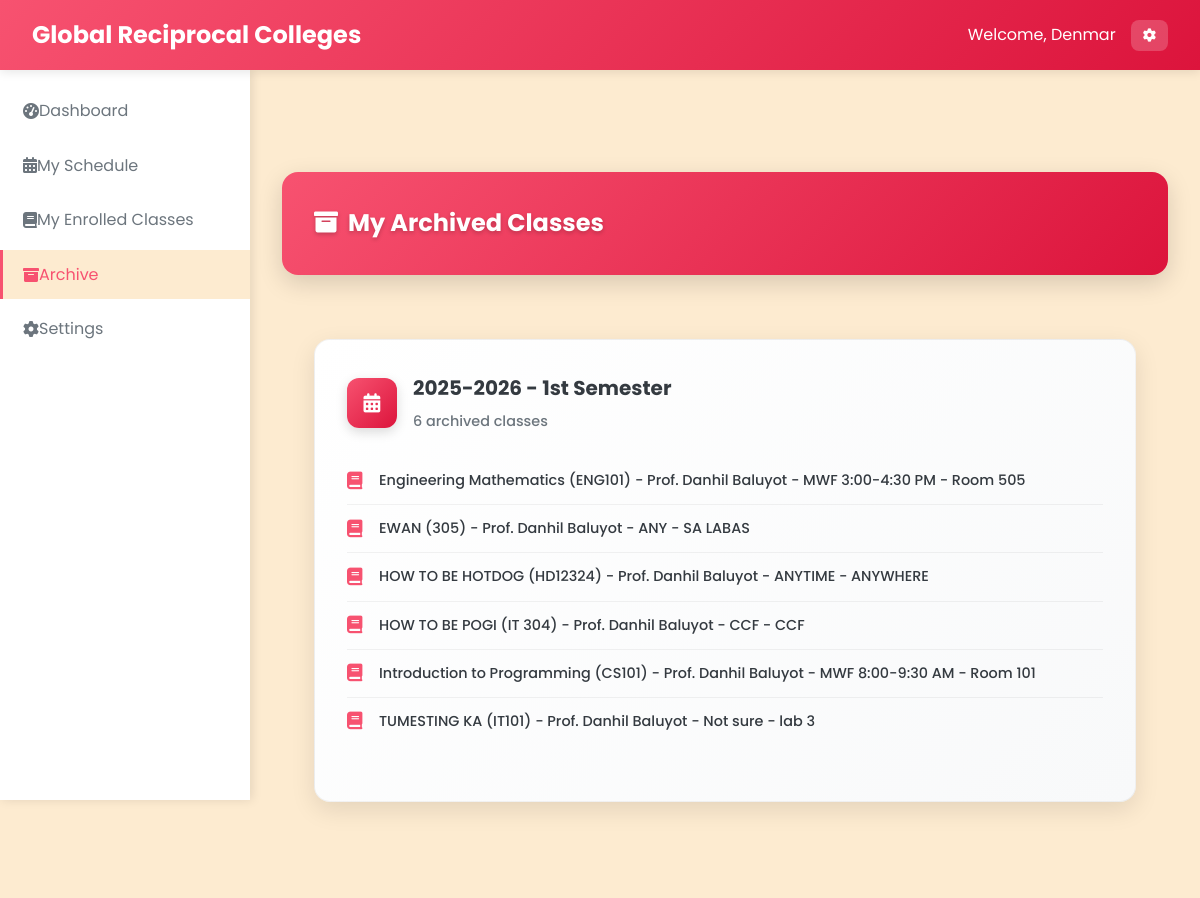
The page /Student/student_archive.php (signed in) on the database its author committed.
### tables this page shows
CREATE TABLE `classes` (
  `class_id` varchar(20) NOT NULL,
  `class_name` varchar(100) NOT NULL,
  `class_code` varchar(20) NOT NULL,
  `subject_id` varchar(20) DEFAULT NULL,
  `professor_id` varchar(20) DEFAULT NULL,
  `schedule` varchar(100) DEFAULT NULL,
  `room` varchar(50) DEFAULT NULL,
  `created_at` datetime NOT NULL,
  `updated_at` datetime NOT NULL,
  `section` varchar(10) DEFAULT NULL,
  `school_year_semester_id` int(11) DEFAULT NULL,
  `status` enum('active','archived') DEFAULT 'active',
  `semester` enum('1st Semester','2nd Semester') DEFAULT '1st Semester'
);

CREATE TABLE `subjects` (
  `subject_id` varchar(20) NOT NULL,
  `subject_name` varchar(100) NOT NULL,
  `subject_code` varchar(20) NOT NULL,
  `description` text DEFAULT NULL,
  `credits` int(11) NOT NULL,
  `created_at` datetime NOT NULL,
  `updated_at` datetime NOT NULL
);

CREATE TABLE `professors` (
  `professor_id` varchar(20) NOT NULL,
  `employee_id` varchar(20) NOT NULL,
  `first_name` varchar(50) NOT NULL,
  `last_name` varchar(50) NOT NULL,
  `email` varchar(100) NOT NULL,
  `password` varchar(255) NOT NULL,
  `department` varchar(100) NOT NULL,
  `mobile` varchar(15) NOT NULL,
  `created_at` datetime NOT NULL,
  `updated_at` datetime NOT NULL
);

### Student/student_archive.php (the view, shortened to what this page needs)
<?php
require_once '../php/db.php';
$student_id = $_SESSION['user_id'];
$query = "SELECT c.*, s.subject_name, s.subject_code, p.first_name, p.last_name, sys.school_year, sys.semester
          FROM student_classes sc
          JOIN classes c ON sc.class_id = c.class_id
          JOIN subjects s ON c.subject_id = s.subject_id
          LEFT JOIN professors p ON c.professor_id = p.professor_id
          LEFT JOIN school_year_semester sys ON c.school_year_semester_id = sys.id
          WHERE sc.student_id = ? AND c.status = 'archived'
          ORDER BY sys.school_year DESC, sys.semester DESC, s.subject_name ASC";
$stmt = $pdo->prepare($query);
$stmt->execute([$student_id]);
$archived_classes = $stmt->fetchAll();
$grouped_classes = [];
foreach ($archived_classes as $class) {
    $key = $class['school_year'] . ' - ' . $class['semester'];
    if (!isset($grouped_classes[$key])) {
        $grouped_classes[$key] = [];
    }
    $grouped_classes[$key][] = $class;
}
?>
<!DOCTYPE html>
<html lang="en">
<head>
    <link rel="stylesheet" href="../css/styles_fixed.css">
    <link rel="stylesheet" href="https://cdnjs.cloudflare.com/ajax/libs/font-awesome/6.0.0/css/all.min.css">
</head>
<body>
    <?php include '../includes/navbar_student.php'; ?>
    <?php include '../includes/sidebar_student.php'; ?>
    <main class="main-content">
        <div class="table-header-enhanced">
            <h2 class="table-title-enhanced"><i class="fas fa-archive" style="margin-right: 10px;"></i>My Archived Classes</h2>
        </div>
        <div class="dashboard-container">
            <?php if (empty($grouped_classes)): ?>
                <div class="empty-state">
                    <div class="empty-state-icon">
                        <i class="fas fa-archive"></i>
                    </div>
                    <div class="empty-state-text">No archived classes found.</div>
                </div>
            <?php else: ?>
                <?php foreach ($grouped_classes as $term => $classes): ?>
                    <div class="archive-card">
                        <div class="archive-header">
                            <div class="archive-icon">
                                <i class="fas fa-calendar-alt"></i>
                            </div>
                            <div class="archive-info">
                                <h3 class="archive-title"><?php echo htmlspecialchars($term); ?></h3>
                                <span class="archive-subtitle"><?php echo count($classes); ?> archived classes</span>
                            </div>
                        </div>
                        <div class="archive-classes">
                            <?php foreach ($classes as $class): ?>
                                <div class="archive-class-item" onclick="openAttendanceModal('<?php echo $class['class_id']; ?>', '<?php echo htmlspecialchars($class['subject_name']); ?>')">
                                    <i class="fas fa-book archive-class-icon"></i>
                                    <span class="archive-class-text">
                                        <?php echo htmlspecialchars($class['subject_name']); ?> (<?php echo htmlspecialchars($class['subject_code']); ?>) -
                                        <?php
                                        $professor_name = (!empty($class['first_name']) && !empty($class['last_name'])) ? 'Prof. ' . htmlspecialchars($class['first_name'] . ' ' . $class['last_name']) : 'N/A';
                                        echo $professor_name;
                                        ?> -
                                        <?php echo htmlspecialchars($class['schedule']); ?> -
                                        <?php echo htmlspecialchars($class['room']); ?>
                                    </span>
                                </div>
                            <?php endforeach; ?>
                        </div>
                    </div>
                <?php endforeach; ?>
            <?php endif; ?>
        </div>
    </main>
</body>
</html>

### css/styles_fixed.css (style rules this page uses)
:root { --primary: #DC143C; --primary-dark: #B01030; --primary-light: #F7CAC9; --secondary: #F75270; --accent: #F7CAC9; --light: #FDEBD0; --dark: #343a40; --gray: #6c757d; --light-gray: #F7CAC9; --success: #28a745; --warning: #ffc107; --danger: #dc3545; --info: #17a2b8; }
* { margin: 0; padding: 0; box-sizing: border-box; }
body { font-family: 'Poppins', sans-serif; background-color: var(--light); color: var(--dark); line-height: 1.6; }
.main-content { margin-left: 250px; margin-top: 70px; padding: 2rem; min-height: calc(100vh - 70px); background: var(--light); transition: margin-left 0.3s ease, padding 0.3s ease; }
.dashboard-container { max-width: 1200px; margin: 0 auto; padding: 2rem; }
.table-header-enhanced { background: linear-gradient(135deg, var(--primary) 0%, var(--primary-dark) 100%); padding: 2rem; border-radius: 16px; margin-bottom: 2rem; box-shadow: 0 8px 25px rgba(0, 0, 0, 0.15); display: flex; justify-content: space-between; align-items: center; }
.table-title-enhanced { color: white; font-size: 1.5rem; font-weight: 700; margin: 0; text-shadow: 0 2px 4px rgba(0, 0, 0, 0.2); }

### Student/student_archive.php (style rules this page uses)
:root { --primary: #F75270; --primary-dark: #DC143C; --primary-light: #F7CAC9; --secondary: #F75270; --accent: #F7CAC9; --light: #FDEBD0; --dark: #343a40; --gray: #6c757d; --light-gray: #F7CAC9; --success: #28a745; --warning: #ffc107; --danger: #dc3545; --info: #17a2b8; }
.dashboard-container { max-width: 1200px; margin: 0 auto; padding: 2rem; }
.table-header-enhanced { background: linear-gradient(135deg, var(--primary) 0%, var(--primary-dark) 100%); padding: 2rem; border-radius: 16px; margin-bottom: 2rem; box-shadow: 0 8px 25px rgba(0, 0, 0, 0.15); }
.table-title-enhanced { color: white; font-size: 1.5rem; font-weight: 700; margin: 0; text-shadow: 0 2px 4px rgba(0, 0, 0, 0.2); }
.archive-card { background: linear-gradient(135deg, #ffffff 0%, #f8f9fa 100%); border-radius: 16px; padding: 2rem; box-shadow: 0 8px 25px rgba(0, 0, 0, 0.1); border: 1px solid rgba(0, 0, 0, 0.05); margin-bottom: 2rem; transition: transform 0.2s ease, box-shadow 0.2s ease; }
.archive-header { display: flex; align-items: center; gap: 1rem; margin-bottom: 1.5rem; }
.archive-icon { width: 50px; height: 50px; background: linear-gradient(135deg, var(--primary) 0%, var(--primary-dark) 100%); border-radius: 12px; display: flex; align-items: center; justify-content: center; color: white; font-size: 1.2rem; box-shadow: 0 4px 12px rgba(0, 0, 0, 0.15); }
.archive-info { flex: 1; }
.archive-title { font-size: 1.25rem; font-weight: 700; color: var(--dark); margin: 0 0 0.25rem 0; }
.archive-subtitle { font-size: 0.9rem; color: var(--gray); font-weight: 500; }
.archive-classes { margin-bottom: 1.5rem; }
.archive-class-item { display: flex; align-items: center; gap: 0.75rem; padding: 0.75rem 0; border-bottom: 1px solid rgba(0, 0, 0, 0.05); cursor: pointer; transition: background-color 0.2s ease; }
.archive-class-item:last-child { border-bottom: none; }
.archive-class-icon { font-size: 1.1rem; color: var(--primary); width: 20px; }
.archive-class-text { font-size: 0.9rem; color: var(--dark); font-weight: 500; }

### rows shown on the page
classes: subject.subject_name "Engineering Mathematics", subject.subject_code "ENG101", professor.last_name "Prof. Danhil Baluyot", schedule "MWF 3:00-4:30 PM", room "Room 505"
classes: subject.subject_name "EWAN", subject.subject_code "305", professor.last_name "Prof. Danhil Baluyot", schedule "ANY", room "SA LABAS"
classes: subject.subject_name "HOW TO BE HOTDOG", subject.subject_code "HD12324", professor.last_name "Prof. Danhil Baluyot", schedule "ANYTIME", room "ANYWHERE"
classes: subject.subject_name "HOW TO BE POGI", subject.subject_code "IT 304", professor.last_name "Prof. Danhil Baluyot", schedule "CCF", room "CCF"
classes: subject.subject_name "Introduction to Programming", subject.subject_code "CS101", professor.last_name "Prof. Danhil Baluyot", schedule "MWF 8:00-9:30 AM", room "Room 101"
classes: subject.subject_name "TUMESTING KA", subject.subject_code "IT101", professor.last_name "Prof. Danhil Baluyot", schedule "Not sure", room "lab 3"

### other values the page prints
$_SESSION['first_name'] "Denmar"
$term "2025-2026 - 1st Semester"
count($classes) "6"
